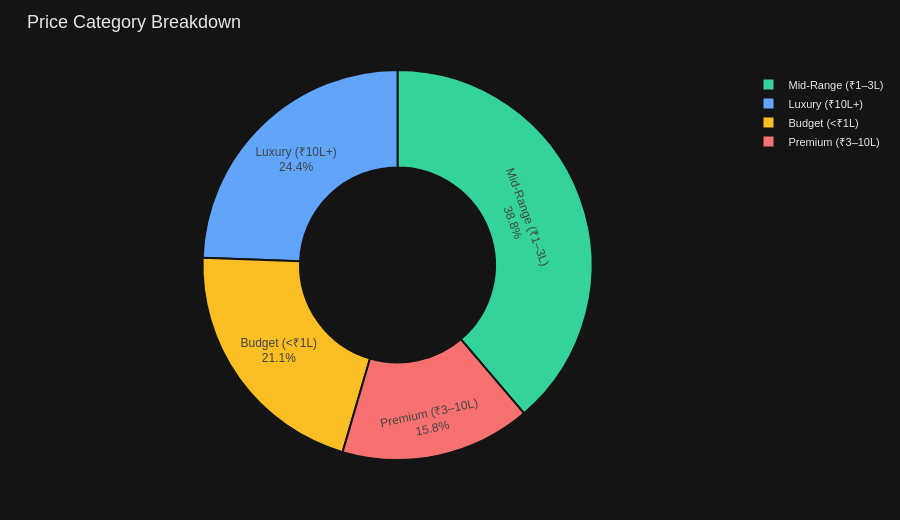

Notebook code cell kept with this figure:
### Markdown cell above
### 4. PRICE CATEGORY — Donut Chart

### Code cell
cat_counts = df['Price_Category'].value_counts().reset_index()
cat_counts.columns = ['Price_Category', 'Count']
palette = ['#34D399', '#60A5FA', '#FBBF24', '#F87171']

fig4 = go.Figure(go.Pie(
    labels=cat_counts['Price_Category'],
    values=cat_counts['Count'],
    hole=0.5,
    marker=dict(
        colors=palette[:len(cat_counts)],
        line=dict(color=PAPER, width=2),
    ),
    textinfo='label+percent',
    hovertemplate='<b>%{label}</b><br>Count: %{value}<br>Share: %{percent}<extra></extra>',
))
fig4.update_layout(**base_layout('Price Category Breakdown'))
all_figs.append(('4. Price Categories', fig4))
fig4.show()

### Figure 1 — Plotly figure (JSON) as saved in the notebook; plotly's stock layout.template omitted (floating-point values rounded to 4 significant figures)
{"data": [{"hole": 0.5, "hovertemplate": "<b>%{label}</b><br>Count: %{value}<br>Share: %{percent}<extra></extra>", "labels": ["Mid-Range (₹1–3L)", "Luxury (₹10L+)", "Budget (<₹1L)", "Premium (₹3–10L)"], "marker": {"colors": ["#34D399", "#60A5FA", "#FBBF24", "#F87171"], "line": {"color": "#141414", "width": 2}}, "textinfo": "label+percent", "type": "pie", "values": [162, 102, 88, 66]}], "layout": {"font": {"color": "#E8E8E8", "family": "Poppins, sans-serif", "size": 12}, "height": 520, "legend": {"bgcolor": "rgba(0,0,0,0)", "bordercolor": "#2a2a2a", "font": {"color": "#E8E8E8", "size": 11}}, "margin": {"b": 60, "l": 60, "r": 30, "t": 70}, "paper_bgcolor": "#141414", "plot_bgcolor": "#0D0D0D", "title": {"font": {"color": "#E8E8E8", "family": "Poppins, sans-serif", "size": 18}, "text": "Price Category Breakdown", "x": 0.03, "y": 0.97}, "xaxis": {"gridcolor": "#2a2a2a", "tickfont": {"color": "#999999"}, "zerolinecolor": "#2a2a2a"}, "yaxis": {"gridcolor": "#2a2a2a", "tickfont": {"color": "#999999"}, "zerolinecolor": "#2a2a2a"}}}
